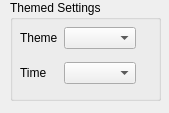
<ui version="4.0" >
 <class>ThemedWeatherSettings</class>
 <widget class="QWidget" name="ThemedWeatherSettings" >
  <property name="geometry" >
   <rect>
    <x>0</x>
    <y>0</y>
    <width>169</width>
    <height>113</height>
   </rect>
  </property>
  <property name="windowTitle" >
   <string>Themed</string>
  </property>
  <widget class="QGroupBox" name="mThemedSettingsGroupBox" >
   <property name="geometry" >
    <rect>
     <x>10</x>
     <y>0</y>
     <width>151</width>
     <height>101</height>
    </rect>
   </property>
   <property name="title" >
    <string>Themed Settings</string>
   </property>
   <widget class="QWidget" name="gridLayout_4" >
    <property name="geometry" >
     <rect>
      <x>10</x>
      <y>20</y>
      <width>135</width>
      <height>71</height>
     </rect>
    </property>
    <layout class="QGridLayout" >
     <property name="leftMargin" >
      <number>0</number>
     </property>
     <property name="topMargin" >
      <number>0</number>
     </property>
     <property name="rightMargin" >
      <number>0</number>
     </property>
     <property name="bottomMargin" >
      <number>0</number>
     </property>
     <property name="horizontalSpacing" >
      <number>6</number>
     </property>
     <property name="verticalSpacing" >
      <number>6</number>
     </property>
     <item row="0" column="0" >
      <widget class="QLabel" name="mThemeLabel" >
       <property name="text" >
        <string>Theme</string>
       </property>
      </widget>
     </item>
     <item row="0" column="1" >
      <widget class="QComboBox" name="mThemeComboBox" />
     </item>
     <item row="1" column="0" >
      <widget class="QLabel" name="mTimeLabel" >
       <property name="text" >
        <string>Time</string>
       </property>
      </widget>
     </item>
     <item row="1" column="1" >
      <widget class="QComboBox" name="mTimeComboBox" />
     </item>
     <item row="0" column="2" >
      <spacer>
       <property name="orientation" >
        <enum>Qt::Horizontal</enum>
       </property>
       <property name="sizeHint" >
        <size>
         <width>40</width>
         <height>20</height>
        </size>
       </property>
      </spacer>
     </item>
    </layout>
   </widget>
  </widget>
 </widget>
 <resources/>
 <connections/>
</ui>
